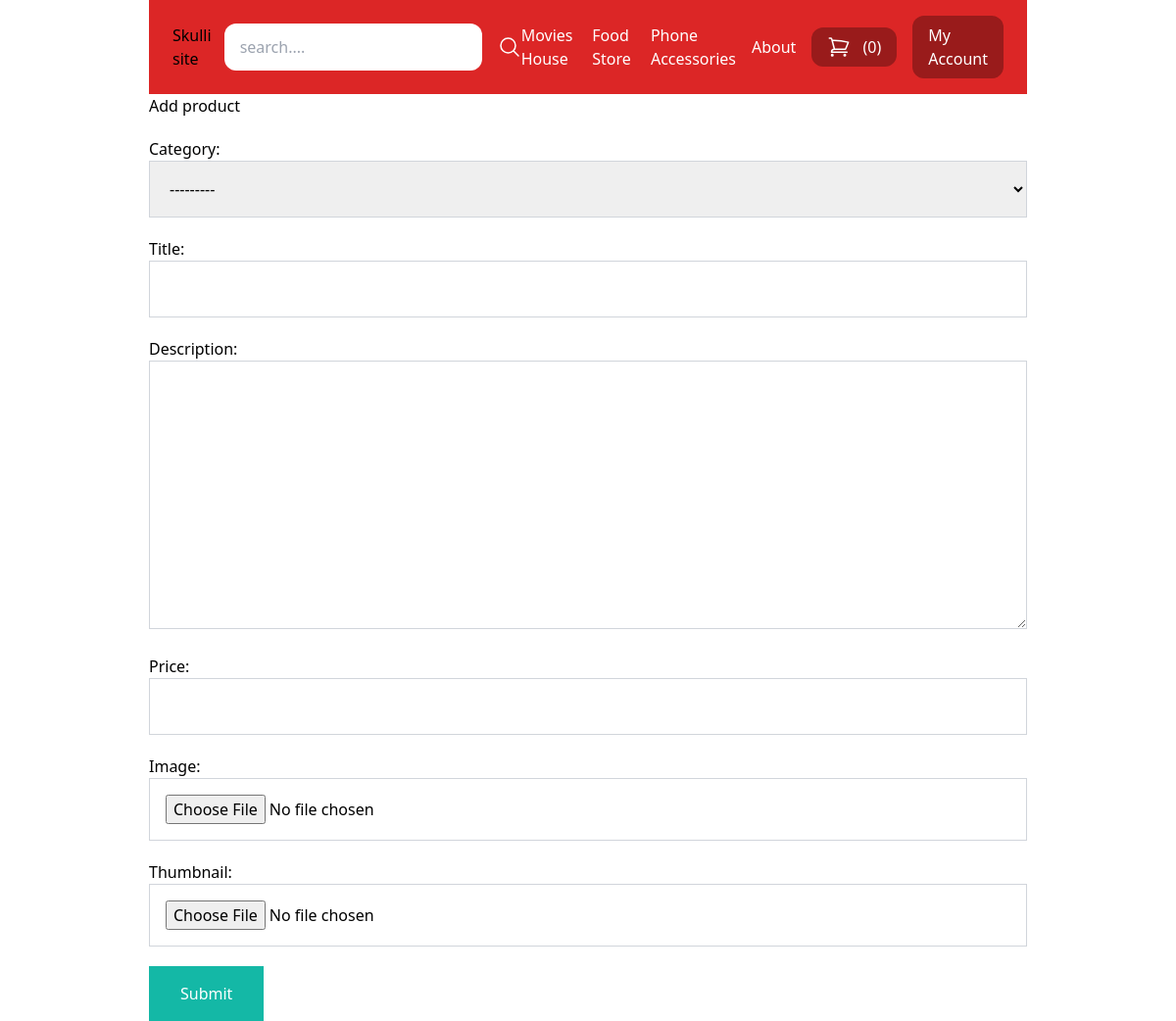
/mystore/add_product/ (signed in), run on the app's committed database.
### store/models.py (models this page shows)
class category(models.Model):
    title=models.CharField(max_length=500)
    slug = models.SlugField(max_length=500)
    def __str__(self):
        return self.title

### userprofile/views.py (the view)
@login_required
def add_product(request):
    if request.method == 'POST':
       form=ProductForm(request.POST,request.FILES)
       if form.is_valid():
           title=request.POST.get('title')
           slug= slugify(title)
           product =form.save(commit=False)
           product.user = request.user
           product.slug  = slug
           product.save()
           messages.success(request,'you have successfully added your Product')
           return redirect('mystore')
    else:
        form =ProductForm()
    return render(request,'userprofile/product_form.html',{'form':form,'title':"Add product"})

### store/form.py
class ProductForm(forms.ModelForm):
    class Meta:
        model = Product
        fields=('category','title','description','price','image','thumbnail')
        widgets ={
            'category':forms.Select(attrs={
            'class': 'w-full p-4 border border-gray-300'
            }),
            'title':forms.TextInput(attrs={
            'class': 'w-full p-4 border border-gray-300'
            }),
            'description':forms.Textarea(attrs={
            'class': 'w-full p-4 border border-gray-300'
            }),
            'price':forms.TextInput(attrs={
            'class': 'w-full p-4 border border-gray-300'
            }),
            'image':forms.FileInput(attrs={
            'class': 'w-full p-4 border border-gray-300'
            }),
            'thumbnail':forms.FileInput(attrs={
            'class': 'w-full p-4 border border-gray-300'
            }),
        }

### store/cart.py (called while the page is built)
    def __len__(self):
        return sum(item['quantity'] for item in self.cart.values())

### store/context_processors.py (called while the page is built)
def cart(request):
    return {'cart':Cart(request)}

### store/templatetags/menu.py (called while the page is built)
@register.inclusion_tag('coreapp/menu.html')
def menu():
    categories = category.objects.all()
    return {"categories":categories}

### userprofile/templates/userprofile/product_form.html (shortened to what this page needs)
{% extends 'coreapp/base.html'%}
{% block body %}
    <h1 class="flex-2xl">{{title}}</h1>
    <form method="post" action="." enctype="multipart/form-data" class="space-y-5">
        {{form.as_p}}
        <button class="py-4 px-8 bg-teal-500 text-white hover:bg-teal-800">Submit</button>
    </form>
{% endblock %}

### coreapp/templates/coreapp/menu.html
{% for category in categories %}
    <a href="{% url 'category_view' category.slug %}" class="text-white space-x-4">{{category.title}}</a>
{% endfor %}
<a href="{% url 'about' %}" class=" text-white">About</a>

### data on the page
category: title "Movies House"
category: title "Food Store"
category: title "Phone Accessories"

### other printed values
{{ cart|length }} "0"
{{ title }} "Add product"
